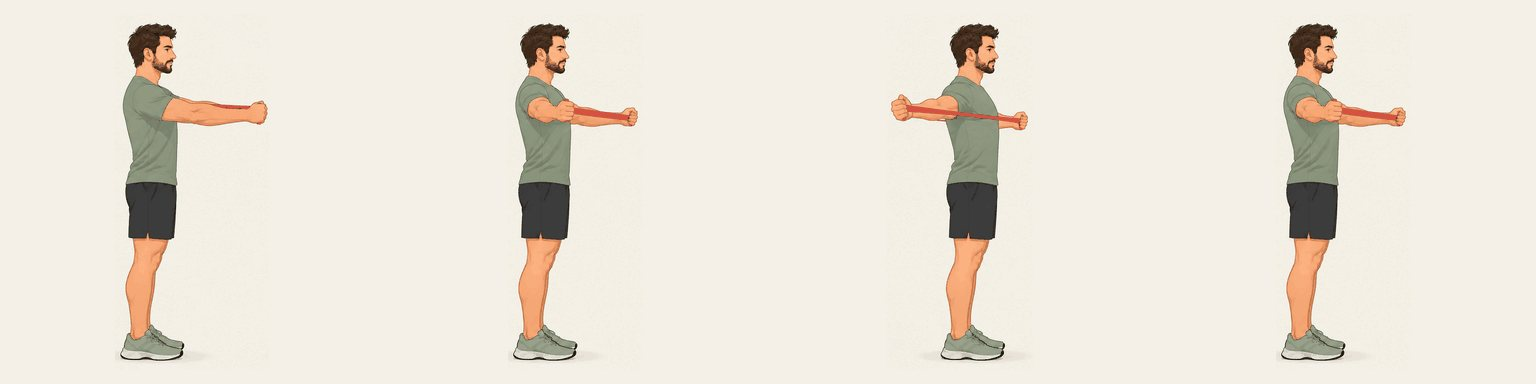
#> input picture fuente/fuerza/medios/apertura.poses.jpg, 1536 x 384 px
$ python -i poses.py   (imports and definitions only)
#> lines starting #> are read from the running program, lines starting #| are printed output that depends on the picture
# -*- coding: utf-8 -*-
"""Arma la tira de 4 poses clave de cada ejercicio: medios/<id>.poses.jpg (1536 x 384).
Uso: python3 poses.py <carpeta con fuerza_<id>.gif de 48 cuadros  |  hojas <id>.png de 4 cuadros>
De un GIF interpolado toma los cuadros 0, n/4, n/2 y 3n/4, que son las poses dibujadas (sin fantasmas).
Alinea el piso entre poses para que la figura no salte al fundir."""
import sys, os, glob
from PIL import Image, ImageChops

def cuadros(ruta):
    im = Image.open(ruta)
    n = getattr(im, "n_frames", 1)
    if n > 1:
        out = []
        for j in range(4):
            im.seek(int(j * n / 4)); out.append(im.convert("RGB"))
        return out
    im = im.convert("RGB"); w, h = im.size
    return [im.crop((int(k * w / 4), 0, int((k + 1) * w / 4), h)) for k in range(4)]

def piso(im):
    fondo = Image.new("RGB", im.size, im.getpixel((2, 2)))
    caja = ImageChops.difference(im, fondo).convert("L").point(lambda v: 255 if v > 40 else 0).getbbox()
    return caja[3] if caja else im.size[1]

src = sys.argv[1]
# [13 lines not run here, left out]

>>> from PIL import Image
>>> picture = Image.open('medios/apertura.poses.jpg')
#> picture is the input picture: PIL image 1536x384 RGB; mean R, G, B 234.4, 228, 216.8
>>> result = piso(picture)
#> in piso, `fondo = Image.new("RGB", im.size, im.getpixel((2, 2)))`:
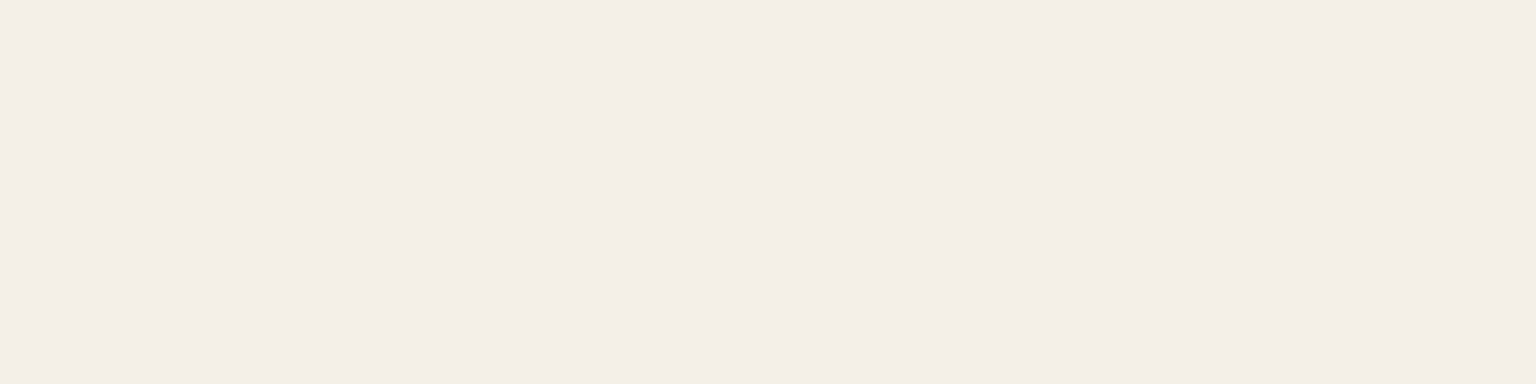
#> fondo: PIL image 1536x384 RGB; mean R, G, B 244, 240, 231
#> in piso, `caja = ImageChops.difference(im, fondo).convert("L").point(lambda v: 2..`: caja = (120, 23, 1406, 361)
#> result = 361
